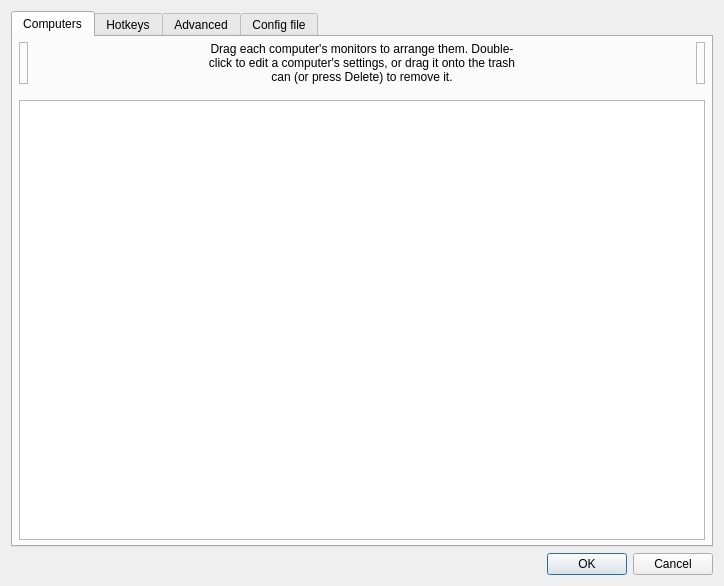
<?xml version="1.0" encoding="UTF-8"?>
<ui version="4.0">
 <class>ServerConfigDialog</class>
 <widget class="QDialog" name="ServerConfigDialog">
  <property name="geometry">
   <rect>
    <x>0</x>
    <y>0</y>
    <width>724</width>
    <height>586</height>
   </rect>
  </property>
  <property name="minimumSize">
   <size>
    <width>0</width>
    <height>0</height>
   </size>
  </property>
  <property name="windowTitle">
   <string>Server Configuration</string>
  </property>
  <layout class="QVBoxLayout">
   <item>
    <widget class="QTabWidget" name="tabWidget">
     <widget class="QWidget" name="tabComputers">
      <attribute name="title">
       <string>Computers</string>
      </attribute>
      <layout class="QVBoxLayout">
       <property name="leftMargin">
        <number>6</number>
       </property>
       <property name="topMargin">
        <number>5</number>
       </property>
       <property name="rightMargin">
        <number>6</number>
       </property>
       <property name="bottomMargin">
        <number>5</number>
       </property>
       <item>
        <layout class="QHBoxLayout" name="layoutComputers">
         <property name="spacing">
          <number>6</number>
         </property>
         <item>
          <widget class="QLabel" name="lblRemoveScreen">
           <property name="toolTip">
            <string>Drag a computer here to remove it.</string>
           </property>
           <property name="frameShape">
            <enum>QFrame::Shape::StyledPanel</enum>
           </property>
           <property name="frameShadow">
            <enum>QFrame::Shadow::Raised</enum>
           </property>
          </widget>
         </item>
         <item>
          <spacer name="horizontalSpacer_21">
           <property name="orientation">
            <enum>Qt::Orientation::Horizontal</enum>
           </property>
           <property name="sizeHint" stdset="0">
            <size>
             <width>40</width>
             <height>20</height>
            </size>
           </property>
          </spacer>
         </item>
         <item>
          <widget class="QLabel" name="label_2">
           <property name="sizePolicy">
            <sizepolicy hsizetype="Preferred" vsizetype="Preferred">
             <horstretch>1</horstretch>
             <verstretch>0</verstretch>
            </sizepolicy>
           </property>
           <property name="maximumSize">
            <size>
             <width>310</width>
             <height>16777215</height>
            </size>
           </property>
           <property name="text">
            <string>Drag each computer's monitors to arrange them. Double-click to edit a computer's settings, or drag it onto the trash can (or press Delete) to remove it.</string>
           </property>
           <property name="alignment">
            <set>Qt::AlignmentFlag::AlignCenter</set>
           </property>
           <property name="wordWrap">
            <bool>true</bool>
           </property>
           <property name="indent">
            <number>-1</number>
           </property>
          </widget>
         </item>
         <item>
          <spacer name="horizontalSpacer_22">
           <property name="orientation">
            <enum>Qt::Orientation::Horizontal</enum>
           </property>
           <property name="sizeHint" stdset="0">
            <size>
             <width>40</width>
             <height>20</height>
            </size>
           </property>
          </spacer>
         </item>
         <item>
          <widget class="NewScreenWidget" name="lblNewScreen">
           <property name="toolTip">
            <string>Drag to the canvas to add a new computer.</string>
           </property>
           <property name="frameShape">
            <enum>QFrame::Shape::StyledPanel</enum>
           </property>
           <property name="frameShadow">
            <enum>QFrame::Shadow::Raised</enum>
           </property>
          </widget>
         </item>
        </layout>
       </item>
       <item>
        <spacer name="verticalSpacer">
         <property name="orientation">
          <enum>Qt::Orientation::Vertical</enum>
         </property>
         <property name="sizeType">
          <enum>QSizePolicy::Policy::Fixed</enum>
         </property>
         <property name="sizeHint" stdset="0">
          <size>
           <width>20</width>
           <height>10</height>
          </size>
         </property>
        </spacer>
       </item>
       <item>
        <widget class="deskflow::gui::MonitorLayoutView" name="screenSetupView">
         <property name="sizePolicy">
          <sizepolicy hsizetype="MinimumExpanding" vsizetype="Expanding">
           <horstretch>0</horstretch>
           <verstretch>0</verstretch>
          </sizepolicy>
         </property>
         <property name="acceptDrops">
          <bool>true</bool>
         </property>
         <property name="autoFillBackground">
          <bool>false</bool>
         </property>
        </widget>
       </item>
      </layout>
     </widget>
     <widget class="QWidget" name="tabHotkeys">
      <attribute name="title">
       <string>Hotkeys</string>
      </attribute>
      <layout class="QHBoxLayout" name="_2">
       <item>
        <widget class="QGroupBox" name="groupHotkeys">
         <property name="title">
          <string>&amp;Hotkeys</string>
         </property>
         <layout class="QGridLayout" name="_3">
          <item row="0" column="0" rowspan="4">
           <widget class="QListWidget" name="listHotkeys"/>
          </item>
          <item row="0" column="1">
           <widget class="QPushButton" name="btnNewHotkey">
            <property name="enabled">
             <bool>true</bool>
            </property>
            <property name="text">
             <string>&amp;New</string>
            </property>
            <property name="icon">
             <iconset theme="QIcon::ThemeIcon::ListAdd"/>
            </property>
           </widget>
          </item>
          <item row="1" column="1">
           <widget class="QPushButton" name="btnEditHotkey">
            <property name="enabled">
             <bool>false</bool>
            </property>
            <property name="text">
             <string>&amp;Edit</string>
            </property>
            <property name="icon">
             <iconset theme="document-edit"/>
            </property>
           </widget>
          </item>
          <item row="2" column="1">
           <widget class="QPushButton" name="btnRemoveHotkey">
            <property name="enabled">
             <bool>false</bool>
            </property>
            <property name="text">
             <string>&amp;Remove</string>
            </property>
            <property name="icon">
             <iconset theme="QIcon::ThemeIcon::ListRemove"/>
            </property>
           </widget>
          </item>
          <item row="3" column="1">
           <spacer name="hotkeySpacer">
            <property name="orientation">
             <enum>Qt::Orientation::Vertical</enum>
            </property>
            <property name="sizeHint" stdset="0">
             <size>
              <width>75</width>
              <height>161</height>
             </size>
            </property>
           </spacer>
          </item>
         </layout>
        </widget>
       </item>
       <item>
        <widget class="QGroupBox" name="groupActions">
         <property name="font">
          <font>
           <kerning>true</kerning>
          </font>
         </property>
         <property name="title">
          <string>A&amp;ctions</string>
         </property>
         <layout class="QGridLayout">
          <item row="0" column="0" rowspan="4">
           <widget class="QListWidget" name="listActions"/>
          </item>
          <item row="0" column="1">
           <widget class="QPushButton" name="btnNewAction">
            <property name="enabled">
             <bool>false</bool>
            </property>
            <property name="text">
             <string>Ne&amp;w</string>
            </property>
            <property name="icon">
             <iconset theme="QIcon::ThemeIcon::ListAdd"/>
            </property>
           </widget>
          </item>
          <item row="1" column="1">
           <widget class="QPushButton" name="btnEditAction">
            <property name="enabled">
             <bool>false</bool>
            </property>
            <property name="text">
             <string>E&amp;dit</string>
            </property>
            <property name="icon">
             <iconset theme="document-edit"/>
            </property>
           </widget>
          </item>
          <item row="2" column="1">
           <widget class="QPushButton" name="btnRemoveAction">
            <property name="enabled">
             <bool>false</bool>
            </property>
            <property name="text">
             <string>Re&amp;move</string>
            </property>
            <property name="icon">
             <iconset theme="QIcon::ThemeIcon::ListRemove"/>
            </property>
           </widget>
          </item>
          <item row="3" column="1">
           <spacer name="actionSpacer">
            <property name="orientation">
             <enum>Qt::Orientation::Vertical</enum>
            </property>
            <property name="sizeHint" stdset="0">
             <size>
              <width>20</width>
              <height>40</height>
             </size>
            </property>
           </spacer>
          </item>
         </layout>
        </widget>
       </item>
      </layout>
     </widget>
     <widget class="QWidget" name="tabAdvanced">
      <attribute name="title">
       <string>Advanced</string>
      </attribute>
      <layout class="QVBoxLayout" name="verticalLayout_2">
       <property name="leftMargin">
        <number>15</number>
       </property>
       <property name="topMargin">
        <number>15</number>
       </property>
       <property name="rightMargin">
        <number>15</number>
       </property>
       <property name="bottomMargin">
        <number>15</number>
       </property>
       <item>
        <widget class="QGroupBox" name="groupMisc">
         <property name="font">
          <font>
           <kerning>false</kerning>
          </font>
         </property>
         <property name="title">
          <string>&amp;Misc</string>
         </property>
         <layout class="QVBoxLayout" name="verticalLayout_4">
          <property name="leftMargin">
           <number>6</number>
          </property>
          <property name="topMargin">
           <number>6</number>
          </property>
          <property name="rightMargin">
           <number>6</number>
          </property>
          <property name="bottomMargin">
           <number>6</number>
          </property>
          <item>
           <widget class="QCheckBox" name="cbDisableLockToComputer">
            <property name="text">
             <string>Disable lock to computer (scroll lock key)</string>
            </property>
           </widget>
          </item>
          <item>
           <widget class="QCheckBox" name="cbDefaultLockToComputerState">
            <property name="text">
             <string>Enable lock to computer at startup</string>
            </property>
           </widget>
          </item>
          <item>
           <widget class="QCheckBox" name="cbRelativeMouseMoves">
            <property name="enabled">
             <bool>true</bool>
            </property>
            <property name="text">
             <string>Use &amp;relative mouse movements</string>
            </property>
           </widget>
          </item>
          <item>
           <widget class="QCheckBox" name="cbWin32KeepForeground">
            <property name="enabled">
             <bool>true</bool>
            </property>
            <property name="text">
             <string>Don't take &amp;foreground window (Windows only)</string>
            </property>
           </widget>
          </item>
          <item>
           <layout class="QHBoxLayout" name="layoutClipboard">
            <item>
             <widget class="QCheckBox" name="cbEnableClipboard">
              <property name="sizePolicy">
               <sizepolicy hsizetype="Minimum" vsizetype="Preferred">
                <horstretch>0</horstretch>
                <verstretch>0</verstretch>
               </sizepolicy>
              </property>
              <property name="text">
               <string>Enable clipboard sharing</string>
              </property>
              <property name="checked">
               <bool>true</bool>
              </property>
             </widget>
            </item>
            <item>
             <spacer name="horizontalSpacer">
              <property name="orientation">
               <enum>Qt::Orientation::Horizontal</enum>
              </property>
              <property name="sizeHint" stdset="0">
               <size>
                <width>40</width>
                <height>20</height>
               </size>
              </property>
             </spacer>
            </item>
            <item>
             <widget class="QLabel" name="label_7">
              <property name="text">
               <string>Limit to:</string>
              </property>
             </widget>
            </item>
            <item>
             <widget class="QSpinBox" name="sbClipboardSizeLimit">
              <property name="enabled">
               <bool>false</bool>
              </property>
              <property name="sizePolicy">
               <sizepolicy hsizetype="Maximum" vsizetype="Fixed">
                <horstretch>0</horstretch>
                <verstretch>0</verstretch>
               </sizepolicy>
              </property>
              <property name="suffix">
               <string>MB</string>
              </property>
              <property name="maximum">
               <number>10000</number>
              </property>
              <property name="value">
               <number>3</number>
              </property>
             </widget>
            </item>
            <item>
             <spacer name="horizontalSpacer_3">
              <property name="orientation">
               <enum>Qt::Orientation::Horizontal</enum>
              </property>
              <property name="sizeType">
               <enum>QSizePolicy::Policy::Fixed</enum>
              </property>
              <property name="sizeHint" stdset="0">
               <size>
                <width>50</width>
                <height>20</height>
               </size>
              </property>
             </spacer>
            </item>
           </layout>
          </item>
         </layout>
        </widget>
       </item>
       <item>
        <widget class="QGroupBox" name="groupSwitch">
         <property name="font">
          <font>
           <kerning>true</kerning>
          </font>
         </property>
         <property name="title">
          <string>&amp;Switching</string>
         </property>
         <layout class="QVBoxLayout">
          <property name="spacing">
           <number>6</number>
          </property>
          <property name="leftMargin">
           <number>6</number>
          </property>
          <property name="topMargin">
           <number>6</number>
          </property>
          <property name="rightMargin">
           <number>6</number>
          </property>
          <property name="bottomMargin">
           <number>6</number>
          </property>
          <item>
           <layout class="QHBoxLayout" name="_5">
            <item>
             <widget class="QCheckBox" name="cbSwitchDelay">
              <property name="enabled">
               <bool>true</bool>
              </property>
              <property name="text">
               <string>Switch &amp;after waiting</string>
              </property>
             </widget>
            </item>
            <item>
             <spacer name="spacerSwitchWait">
              <property name="orientation">
               <enum>Qt::Orientation::Horizontal</enum>
              </property>
              <property name="sizeHint" stdset="0">
               <size>
                <width>40</width>
                <height>20</height>
               </size>
              </property>
             </spacer>
            </item>
            <item>
             <widget class="QSpinBox" name="sbSwitchDelay">
              <property name="enabled">
               <bool>false</bool>
              </property>
              <property name="sizePolicy">
               <sizepolicy hsizetype="Maximum" vsizetype="Fixed">
                <horstretch>0</horstretch>
                <verstretch>0</verstretch>
               </sizepolicy>
              </property>
              <property name="suffix">
               <string>ms</string>
              </property>
              <property name="minimum">
               <number>10</number>
              </property>
              <property name="maximum">
               <number>10000</number>
              </property>
              <property name="singleStep">
               <number>10</number>
              </property>
              <property name="value">
               <number>250</number>
              </property>
             </widget>
            </item>
            <item>
             <spacer name="spacerSwitchWait_2">
              <property name="orientation">
               <enum>Qt::Orientation::Horizontal</enum>
              </property>
              <property name="sizeType">
               <enum>QSizePolicy::Policy::Fixed</enum>
              </property>
              <property name="sizeHint" stdset="0">
               <size>
                <width>50</width>
                <height>20</height>
               </size>
              </property>
             </spacer>
            </item>
           </layout>
          </item>
          <item>
           <layout class="QHBoxLayout" name="_6">
            <item>
             <widget class="QCheckBox" name="cbSwitchDoubleTap">
              <property name="enabled">
               <bool>true</bool>
              </property>
              <property name="text">
               <string>Switch on double &amp;tap within</string>
              </property>
             </widget>
            </item>
            <item>
             <spacer name="spacerDoubleTap">
              <property name="orientation">
               <enum>Qt::Orientation::Horizontal</enum>
              </property>
              <property name="sizeHint" stdset="0">
               <size>
                <width>40</width>
                <height>20</height>
               </size>
              </property>
             </spacer>
            </item>
            <item>
             <widget class="QSpinBox" name="sbSwitchDoubleTap">
              <property name="enabled">
               <bool>false</bool>
              </property>
              <property name="sizePolicy">
               <sizepolicy hsizetype="Maximum" vsizetype="Fixed">
                <horstretch>0</horstretch>
                <verstretch>0</verstretch>
               </sizepolicy>
              </property>
              <property name="suffix">
               <string>ms</string>
              </property>
              <property name="minimum">
               <number>10</number>
              </property>
              <property name="maximum">
               <number>10000</number>
              </property>
              <property name="singleStep">
               <number>10</number>
              </property>
              <property name="value">
               <number>250</number>
              </property>
             </widget>
            </item>
            <item>
             <spacer name="spacerDoubleTap_2">
              <property name="orientation">
               <enum>Qt::Orientation::Horizontal</enum>
              </property>
              <property name="sizeType">
               <enum>QSizePolicy::Policy::Fixed</enum>
              </property>
              <property name="sizeHint" stdset="0">
               <size>
                <width>50</width>
                <height>20</height>
               </size>
              </property>
             </spacer>
            </item>
           </layout>
          </item>
         </layout>
        </widget>
       </item>
       <item>
        <widget class="QGroupBox" name="groupNetwork">
         <property name="title">
          <string>&amp;Network</string>
         </property>
         <layout class="QVBoxLayout" name="verticalLayout_5">
          <property name="leftMargin">
           <number>6</number>
          </property>
          <property name="topMargin">
           <number>6</number>
          </property>
          <property name="rightMargin">
           <number>6</number>
          </property>
          <property name="bottomMargin">
           <number>6</number>
          </property>
          <item>
           <widget class="QWidget" name="widgetHeartbeat" native="true">
            <layout class="QHBoxLayout" name="groupHeartbeat">
             <property name="spacing">
              <number>9</number>
             </property>
             <property name="leftMargin">
              <number>1</number>
             </property>
             <item>
              <widget class="QCheckBox" name="cbHeartbeat">
               <property name="enabled">
                <bool>true</bool>
               </property>
               <property name="whatsThis">
                <string>&lt;html&gt;&lt;head/&gt;&lt;body&gt;&lt;p&gt;Enables the network heartbeat to ping clients every &lt;span style=&quot; font-style:italic;&quot;&gt;n&lt;/span&gt; seconds. This may help to diagnose network problems by retrying the connection if the client becomes unresponsive.&lt;/p&gt;&lt;/body&gt;&lt;/html&gt;</string>
               </property>
               <property name="text">
                <string>&amp;Check clients every</string>
               </property>
              </widget>
             </item>
             <item>
              <spacer name="spacerNetwork">
               <property name="orientation">
                <enum>Qt::Orientation::Horizontal</enum>
               </property>
               <property name="sizeHint" stdset="0">
                <size>
                 <width>40</width>
                 <height>20</height>
                </size>
               </property>
              </spacer>
             </item>
             <item>
              <widget class="QSpinBox" name="sbHeartbeat">
               <property name="enabled">
                <bool>false</bool>
               </property>
               <property name="sizePolicy">
                <sizepolicy hsizetype="Maximum" vsizetype="Fixed">
                 <horstretch>0</horstretch>
                 <verstretch>0</verstretch>
                </sizepolicy>
               </property>
               <property name="suffix">
                <string>ms</string>
               </property>
               <property name="minimum">
                <number>1000</number>
               </property>
               <property name="maximum">
                <number>30000</number>
               </property>
               <property name="singleStep">
                <number>1000</number>
               </property>
               <property name="value">
                <number>5000</number>
               </property>
              </widget>
             </item>
             <item>
              <spacer name="spacerNetwork_2">
               <property name="orientation">
                <enum>Qt::Orientation::Horizontal</enum>
               </property>
               <property name="sizeType">
                <enum>QSizePolicy::Policy::Fixed</enum>
               </property>
               <property name="sizeHint" stdset="0">
                <size>
                 <width>50</width>
                 <height>20</height>
                </size>
               </property>
              </spacer>
             </item>
            </layout>
           </widget>
          </item>
          <item>
           <layout class="QHBoxLayout" name="horizontalLayout_5">
            <item>
             <widget class="QLabel" name="labelProtocol">
              <property name="whatsThis">
               <string>&lt;html&gt;&lt;head/&gt;&lt;body&gt;&lt;p&gt;Enables compatibility with programs that use either the Synergy or Barrier protocols:&lt;/p&gt;&lt;ul style=&quot;margin-top: 0px; margin-bottom: 0px; margin-left: 0px; margin-right: 0px; -qt-list-indent: 1;&quot;&gt;&lt;li style=&quot; margin-top:12px; margin-bottom:0px; margin-left:0px; margin-right:0px; -qt-block-indent:0; text-indent:0px;&quot;&gt;Synergy 3 uses the Synergy protocol.&lt;/li&gt;&lt;li style=&quot; margin-top:0px; margin-bottom:12px; margin-left:0px; margin-right:0px; -qt-block-indent:0; text-indent:0px;&quot;&gt;Barrier, Input-Leap and Synergy 1 uses the Barrier protocol.&lt;/li&gt;&lt;/ul&gt;&lt;p&gt;A Uniflow client will automatically use either the Synergy or Barrier protocol depending on the server protocol.&lt;/p&gt;&lt;/body&gt;&lt;/html&gt;</string>
              </property>
              <property name="text">
               <string>Network protocol</string>
              </property>
             </widget>
            </item>
            <item>
             <widget class="QRadioButton" name="rbProtocolSynergy">
              <property name="text">
               <string notr="true">Synergy</string>
              </property>
              <property name="checked">
               <bool>true</bool>
              </property>
             </widget>
            </item>
            <item>
             <widget class="QRadioButton" name="rbProtocolBarrier">
              <property name="text">
               <string notr="true">Barrier</string>
              </property>
             </widget>
            </item>
           </layout>
          </item>
         </layout>
        </widget>
       </item>
      </layout>
     </widget>
     <widget class="QWidget" name="tabConfigFile">
      <property name="sizePolicy">
       <sizepolicy hsizetype="Preferred" vsizetype="Preferred">
        <horstretch>0</horstretch>
        <verstretch>0</verstretch>
       </sizepolicy>
      </property>
      <attribute name="title">
       <string>Config file</string>
      </attribute>
      <layout class="QVBoxLayout" name="verticalLayout">
       <property name="topMargin">
        <number>20</number>
       </property>
       <item>
        <widget class="QLabel" name="label_5">
         <property name="font">
          <font>
           <pointsize>18</pointsize>
           <bold>true</bold>
          </font>
         </property>
         <property name="text">
          <string>Core server config file</string>
         </property>
         <property name="textFormat">
          <enum>Qt::TextFormat::PlainText</enum>
         </property>
         <property name="alignment">
          <set>Qt::AlignmentFlag::AlignCenter</set>
         </property>
        </widget>
       </item>
       <item>
        <widget class="QLabel" name="label_6">
         <property name="text">
          <string>Use a server config file to create complex computer layouts that are not possible with the simple grid-based computer layout editor.

Enabling this setting will disable the server config GUI.</string>
         </property>
         <property name="textFormat">
          <enum>Qt::TextFormat::MarkdownText</enum>
         </property>
         <property name="alignment">
          <set>Qt::AlignmentFlag::AlignCenter</set>
         </property>
         <property name="wordWrap">
          <bool>true</bool>
         </property>
        </widget>
       </item>
       <item>
        <spacer name="verticalSpacer_4">
         <property name="orientation">
          <enum>Qt::Orientation::Vertical</enum>
         </property>
         <property name="sizeType">
          <enum>QSizePolicy::Policy::Maximum</enum>
         </property>
         <property name="sizeHint" stdset="0">
          <size>
           <width>20</width>
           <height>30</height>
          </size>
         </property>
        </spacer>
       </item>
       <item>
        <widget class="QGroupBox" name="groupExternalConfig">
         <property name="title">
          <string>Use a server config file</string>
         </property>
         <property name="checkable">
          <bool>true</bool>
         </property>
         <property name="checked">
          <bool>false</bool>
         </property>
         <layout class="QHBoxLayout" name="horizontalLayout">
          <item>
           <widget class="QWidget" name="widgetExternalConfigControls" native="true">
            <property name="enabled">
             <bool>false</bool>
            </property>
            <layout class="QHBoxLayout" name="horizontalLayout_2">
             <property name="leftMargin">
              <number>0</number>
             </property>
             <property name="topMargin">
              <number>0</number>
             </property>
             <property name="rightMargin">
              <number>0</number>
             </property>
             <property name="bottomMargin">
              <number>0</number>
             </property>
             <item>
              <widget class="QLabel" name="labelConfigFile">
               <property name="sizePolicy">
                <sizepolicy hsizetype="Maximum" vsizetype="Preferred">
                 <horstretch>0</horstretch>
                 <verstretch>0</verstretch>
                </sizepolicy>
               </property>
               <property name="minimumSize">
                <size>
                 <width>96</width>
                 <height>0</height>
                </size>
               </property>
               <property name="text">
                <string>Config file path</string>
               </property>
              </widget>
             </item>
             <item>
              <spacer name="horizontalSpacer_6">
               <property name="orientation">
                <enum>Qt::Orientation::Horizontal</enum>
               </property>
               <property name="sizeType">
                <enum>QSizePolicy::Policy::Fixed</enum>
               </property>
               <property name="sizeHint" stdset="0">
                <size>
                 <width>13</width>
                 <height>20</height>
                </size>
               </property>
              </spacer>
             </item>
             <item>
              <widget class="QLineEdit" name="lineConfigFile">
               <property name="sizePolicy">
                <sizepolicy hsizetype="Minimum" vsizetype="Fixed">
                 <horstretch>0</horstretch>
                 <verstretch>0</verstretch>
                </sizepolicy>
               </property>
               <property name="minimumSize">
                <size>
                 <width>180</width>
                 <height>0</height>
                </size>
               </property>
              </widget>
             </item>
             <item>
              <widget class="QPushButton" name="btnBrowseConfigFile">
               <property name="sizePolicy">
                <sizepolicy hsizetype="Fixed" vsizetype="Fixed">
                 <horstretch>0</horstretch>
                 <verstretch>0</verstretch>
                </sizepolicy>
               </property>
               <property name="minimumSize">
                <size>
                 <width>0</width>
                 <height>0</height>
                </size>
               </property>
               <property name="cursor">
                <cursorShape>PointingHandCursor</cursorShape>
               </property>
               <property name="text">
                <string/>
               </property>
               <property name="flat">
                <bool>true</bool>
               </property>
              </widget>
             </item>
            </layout>
           </widget>
          </item>
         </layout>
        </widget>
       </item>
       <item>
        <spacer name="verticalSpacer_1">
         <property name="orientation">
          <enum>Qt::Orientation::Vertical</enum>
         </property>
         <property name="sizeHint" stdset="0">
          <size>
           <width>20</width>
           <height>40</height>
          </size>
         </property>
        </spacer>
       </item>
      </layout>
     </widget>
    </widget>
   </item>
   <item>
    <widget class="QDialogButtonBox" name="buttonBox">
     <property name="orientation">
      <enum>Qt::Orientation::Horizontal</enum>
     </property>
     <property name="standardButtons">
      <set>QDialogButtonBox::StandardButton::Cancel|QDialogButtonBox::StandardButton::Ok</set>
     </property>
    </widget>
   </item>
  </layout>
 </widget>
 <customwidgets>
  <customwidget>
   <class>deskflow::gui::MonitorLayoutView</class>
   <extends>QGraphicsView</extends>
   <header>widgets/MonitorLayoutView.h</header>
   <container>1</container>
  </customwidget>
  <customwidget>
   <class>NewScreenWidget</class>
   <extends>QLabel</extends>
   <header>widgets/NewScreenWidget.h</header>
  </customwidget>
 </customwidgets>
 <tabstops>
  <tabstop>screenSetupView</tabstop>
  <tabstop>listHotkeys</tabstop>
  <tabstop>btnNewHotkey</tabstop>
  <tabstop>btnEditHotkey</tabstop>
  <tabstop>btnRemoveHotkey</tabstop>
  <tabstop>listActions</tabstop>
  <tabstop>btnNewAction</tabstop>
  <tabstop>btnEditAction</tabstop>
  <tabstop>btnRemoveAction</tabstop>
  <tabstop>cbSwitchDelay</tabstop>
  <tabstop>sbSwitchDelay</tabstop>
  <tabstop>cbSwitchDoubleTap</tabstop>
  <tabstop>sbSwitchDoubleTap</tabstop>
  <tabstop>cbEnableClipboard</tabstop>
  <tabstop>sbClipboardSizeLimit</tabstop>
  <tabstop>cbHeartbeat</tabstop>
  <tabstop>sbHeartbeat</tabstop>
  <tabstop>cbRelativeMouseMoves</tabstop>
  <tabstop>tabWidget</tabstop>
 </tabstops>
 <resources/>
 <connections/>
</ui>
